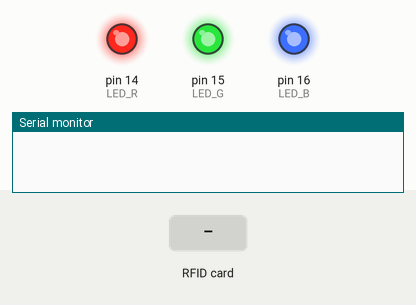
Bench run of a sketch on a simulated Arduino Uno, built for the host (arithmetic inside an expression is 32-bit, double 64-bit). Shown: output pins drawn as LEDs (lit = HIGH), the last lines printed to the serial monitor. The test bench sets the inputs (shaded band). Random numbers use the default seed unless the sketch sets one.

Above: at 0.4 s.
At 3.0 s:
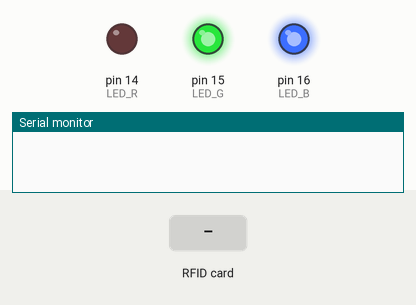
3.1 s: RFID card 5E 7A 19 C4 held to the reader
At 8.7 s:
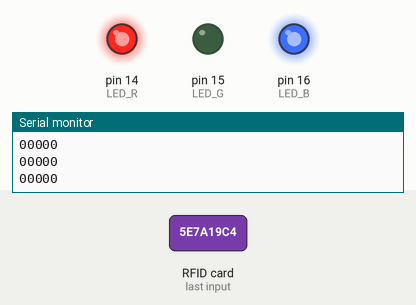
Timing chart, 0 to 10.2 s (numbered marks = the images above; inputs shaded):
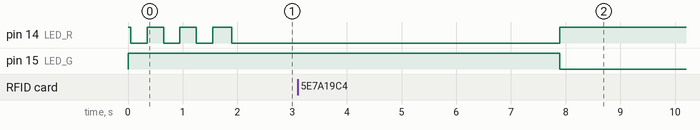

The sketch:

przedszkole1.ino
```cpp
#include <SPI.h>
#include <MFRC522.h>
#include <String.h>
#include <EtherCard.h>

#define SS_RFID_PIN 6
#define RST_RFID_PIN 5
#define LED_B 16
#define LED_G 15
#define LED_R 14

MFRC522 czytnik(SS_RFID_PIN,RST_RFID_PIN);
MFRC522::MIFARE_Key key;

int odczytaneID[10][5];
int iloOdczytKart = 0;
boolean flaga = 0;
int ileCzeka = 0;

static byte mymac[] = { 0x74,0x69,0x69,0x2D,0x30,0x31 };
static byte myip[] = { 192,168,1,203 };

byte Ethernet::buffer[500];
BufferFiller bfill;


int changeUID()
{
  led(LED_R,0);
  led(LED_G,0);
  for (byte i = 0; i < 6; i++)
    key.keyByte[i] = 0xFF;
  while(1)
  {
    if(czytnik.PICC_IsNewCardPresent()) {czytnik.PICC_ReadCardSerial(); break;}
    led(LED_B,1);
    delay(500);
    led(LED_B,0);
    delay(500);

  }
  Serial.println("Writing new ID, begins now.");
  byte newUid[] = {random(255),random(255),random(255),random(255)};
  Serial.print("New UID: ");
  for(int i = 0;i<4;i++)
    Serial.print(String(newUid[i]) + ".");
  Serial.println();
  if ( czytnik.MIFARE_SetUid(newUid, (byte)4, true) )
            Serial.println(F("Wrote new UID to card."));
  led(LED_B,0);

}

static word homePage() {
  long t = millis() / 1000;
  word h = t / 3600;
  byte m = (t / 60) % 60;
  byte s = t % 60;
  bfill = ether.tcpOffset();
  bfill.emit_p(PSTR(
    "HTTP/1.0 200 OK\r\n"
    "Content-Type: text/html\r\n"
    "Pragma: no-cache\r\n"
    "\r\n"
    "<meta http-equiv='refresh' content='1'/>"
    "<title>Awesome RFID serverr</title>"
    "<h2>Time I'm working fine - $D$D:$D$D:$D$D</h2>"
    "<h3>How many cards readed? - $D</h3>"
    "<h1>Card $D - $D.$D.$D.$D</h1>"
    //"<h1>Card $D - $D.$D.$D.$D</h1>"
    //"<h1>Card $D - $D.$D.$D.$D</h1>"
    //"<h1>Card $D - $D.$D.$D.$D</h1>"
    //"<h1>Card $D - $D.$D.$D.$D</h1>"
    //"<h1>Card $D - $D.$D.$D.$D</h1>"
    //"<h1>Card $D - $D.$D.$D.$D</h1>"
    //"<h1>Card $D - $D.$D.$D.$D</h1>"
    //"<h1>Card $D - $D.$D.$D.$D</h1>"
    //"<h1>Card $D - $D.$D.$D.$D</h1>"
    ),
    h/10, h%10, m/10, m%10, s/10, s%10,
    iloOdczytKart,
    odczytaneID[0][4], odczytaneID[0][0], odczytaneID[0][1], odczytaneID[0][2], odczytaneID[0][3]
    //odczytaneID[1][4], odczytaneID[1][0], odczytaneID[1][1], odczytaneID[1][2], odczytaneID[1][3],
    //odczytaneID[2][4], odczytaneID[2][0], odczytaneID[2][1], odczytaneID[2][2], odczytaneID[2][3],
    //odczytaneID[3][4], odczytaneID[3][0], odczytaneID[3][1], odczytaneID[3][2], odczytaneID[3][3],
    //odczytaneID[4][4], odczytaneID[4][0], odczytaneID[4][1], odczytaneID[4][2], odczytaneID[4][3],
    //odczytaneID[5][4], odczytaneID[5][0], odczytaneID[5][1], odczytaneID[5][2], odczytaneID[5][3],
    //odczytaneID[6][4], odczytaneID[6][0], odczytaneID[6][1], odczytaneID[6][2], odczytaneID[6][3],
    //odczytaneID[7][4], odczytaneID[7][0], odczytaneID[7][1], odczytaneID[7][2], odczytaneID[7][3]
    //odczytaneID[8][4], odczytaneID[8][0], odczytaneID[8][1], odczytaneID[8][2], odczytaneID[8][3],
    //odczytaneID[9][4], odczytaneID[9][0], odczytaneID[9][1], odczytaneID[9][2], odczytaneID[9][3]
     );
  return bfill.position();
}


void led(int nr, int onOff)
  {
    if(onOff) digitalWrite(nr,LOW);
    else      digitalWrite(nr,HIGH);
  }


void ledInit()
{
 pinMode(LED_R,OUTPUT);
 pinMode(LED_G,OUTPUT);
 pinMode(LED_B,OUTPUT);

 digitalWrite(LED_R,HIGH);
 digitalWrite(LED_G,HIGH);
 digitalWrite(LED_B,HIGH);
}

void buttonInit()
{
  pinMode(2,INPUT);
  digitalWrite(2,HIGH);
}

boolean ifButton()
{
  return !digitalRead(2);
}

void moveTable(byte noweWart[], int nr)
{
  for(int i = 8;i>-1;i--)
    {
      odczytaneID[i+1][0] = odczytaneID[i][0];
      odczytaneID[i+1][1] = odczytaneID[i][1];
      odczytaneID[i+1][2] = odczytaneID[i][2];
      odczytaneID[i+1][3] = odczytaneID[i][3];
      odczytaneID[i+1][4] = odczytaneID[i][4];
    }
  odczytaneID[0][0] = noweWart[0];
  odczytaneID[0][1] = noweWart[1];
  odczytaneID[0][2] = noweWart[2];
  odczytaneID[0][3] = noweWart[3];
  odczytaneID[0][4] = nr;

}

void setup()
{
 ledInit();

 Serial.begin(57600);
 if (ether.begin(sizeof Ethernet::buffer, mymac) == 0)
    Serial.println( "Failed to access Ethernet controller");
 ether.staticSetup(myip);
 SPI.begin();
 czytnik.PCD_Init();

 buttonInit();

 for(int i = 0;i<10;i++)
   {
     odczytaneID[i][0] = 0;
     odczytaneID[i][1] = 0;
     odczytaneID[i][2] = 0;
     odczytaneID[i][3] = 0;
     odczytaneID[i][4] = 0;
   }

 for(int i = 0;i<3;i++)
 {
   led(LED_R,1);
   delay(300);
   led(LED_R,0);
   delay(300);
 }

}


void loop()
{

  for(int i = 0;i<60;i++)
    {
         word len = ether.packetReceive();
         word pos = ether.packetLoop(len);
         if (pos)  // check if valid tcp data is received
           ether.httpServerReply(homePage()); // send web page data
         delay(50);
         led(LED_R,1);
         led(LED_G,0);
    }

  while(1)
     {
       if(czytnik.PICC_IsNewCardPresent())
       {
         czytnik.PICC_ReadCardSerial();
            moveTable(czytnik.uid.uidByte, iloOdczytKart+1);
         break;
       }
       word len = ether.packetReceive();
       word pos = ether.packetLoop(len);
       //if(ifButton()) changeUID();
       if (pos)  // check if valid tcp data is received
         ether.httpServerReply(homePage()); // send web page data
        led(LED_R,0);
        led(LED_G,1);
      delay(50);
     }
       led(LED_R,1);
       led(LED_G,0);
   iloOdczytKart++;

   for(int i = 0;i<10;i++)
     {
       for(int j = 0;j<5;j++)
         Serial.print(odczytaneID[i][j]);
       Serial.println();
     }

}
```
